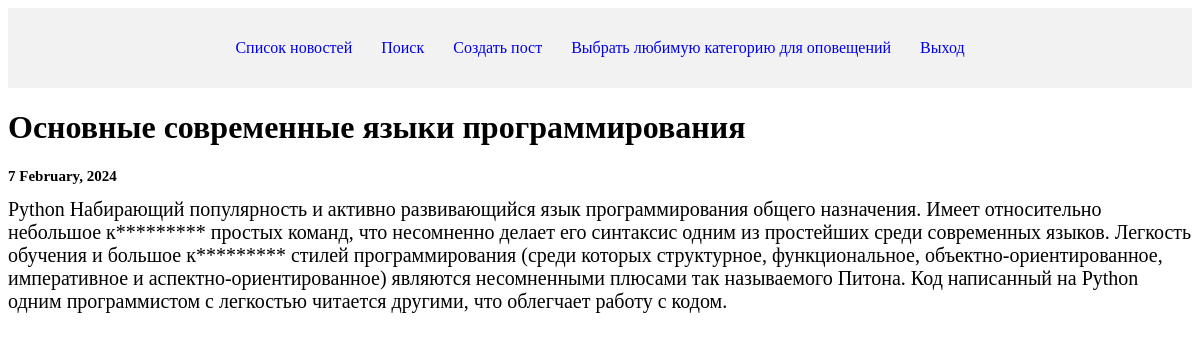
Screenshot of /news/3 with the database file from the repository.
### news/models.py (models this page shows, shortened)
class Post(models.Model):
    news = 'NW'  # значение такого вида будет записано в БД
    articles = 'AR'  # значение такого вида будет записано в БД
    POST_TYPES = [
        (news, "Новость"),
        (articles, "Статья")
    ]  # значения, которые будут переданы на пользовательский интерфейс
    author = models.ForeignKey(Author, on_delete=models.CASCADE)
    post_type = models.CharField(max_length=2, choices=POST_TYPES, default=news)
    date_of_creation = models.DateTimeField(auto_now_add=True)
    category = models.ManyToManyField(Category, through="PostCategory")
    title = models.CharField(max_length=255)
    text = models.TextField()
    rating = models.IntegerField(default=0)

### news/views.py (the view)
# urls.py: path('<int:pk>', NewsListDetail.as_view()),
class NewsListDetail(DetailView):
    model = Post
    template_name = 'news/news_list_id.html'  # шаблон для отображения списка новостей
    context_object_name = 'news_list_id'

### news/templatetags/custom_filters.py (called while the page is built)
@register.filter()
def censor(word):
    news = ''
    for i in word.split():
        if i in censorship_list:
            news += i[0] + '*' * (len(i) - 1) + ' '
        else:
            news += i + ' '
    return news

### templates/news/news_list_id.html (shortened to what this page needs)
{% extends "default.html" %}
{% load custom_filters %}
{% block content %}
    <h1 >{{ news_list_id.title|censor }}</h1>
    <h1 style="font-size: 15px;">{{ news_list_id.date_of_creation|date:"j F, Y" }}</h1>
    <h1 style="font-size: 20px;"><span style="font-weight: normal;">{{ news_list_id.text|censor }}</span></h1>
{% endblock %}

### rows the page displays
Post: title|censor "Основные современные языки программирования", date_of_creation "7 February, 2024", text|censor "Python Набирающий популярность и активно развивающийся язык программирования общего назначения. Имеет относительно небольшое к********* простых команд, что несомненно делает его синтаксис одним из простейших среди современных языков. Легкость обучения и большое к********* стилей программирования (среди которых структурное, функциональное, объектно-ориентированное, императивное и аспектно-ориентированное) являются несомненными плюсами так называемого Питона. Код написанный на Python одним программистом с легкостью читается другими, что облегчает работу с кодом."
